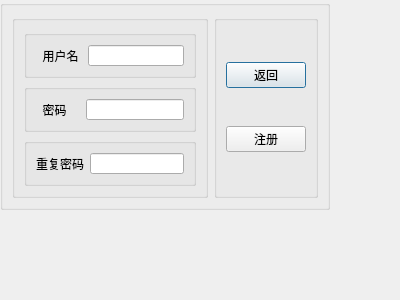
<?xml version="1.0" encoding="UTF-8"?>
<ui version="4.0">
 <class>setlog</class>
 <widget class="QDialog" name="setlog">
  <property name="geometry">
   <rect>
    <x>0</x>
    <y>0</y>
    <width>400</width>
    <height>300</height>
   </rect>
  </property>
  <property name="windowTitle">
   <string>注册</string>
  </property>
  <widget class="QGroupBox" name="groupBox_4">
   <property name="geometry">
    <rect>
     <x>0</x>
     <y>0</y>
     <width>330</width>
     <height>210</height>
    </rect>
   </property>
   <property name="title">
    <string/>
   </property>
   <layout class="QHBoxLayout" name="horizontalLayout_3">
    <item>
     <widget class="QGroupBox" name="groupBox_2">
      <property name="title">
       <string/>
      </property>
      <layout class="QVBoxLayout" name="verticalLayout">
       <item>
        <widget class="QGroupBox" name="groupBox">
         <property name="title">
          <string/>
         </property>
         <layout class="QHBoxLayout" name="horizontalLayout">
          <item>
           <widget class="QLabel" name="label">
            <property name="text">
             <string>  用户名 </string>
            </property>
           </widget>
          </item>
          <item>
           <widget class="QLineEdit" name="set_name"/>
          </item>
         </layout>
        </widget>
       </item>
       <item>
        <widget class="QGroupBox" name="set_password">
         <property name="title">
          <string/>
         </property>
         <layout class="QHBoxLayout" name="horizontalLayout_2">
          <item>
           <widget class="QLabel" name="label_2">
            <property name="text">
             <string>  密码    </string>
            </property>
           </widget>
          </item>
          <item>
           <widget class="QLineEdit" name="set_password2"/>
          </item>
         </layout>
        </widget>
       </item>
       <item>
        <widget class="QGroupBox" name="set_password_2">
         <property name="title">
          <string/>
         </property>
         <layout class="QHBoxLayout" name="horizontalLayout_4">
          <item>
           <widget class="QLabel" name="label_3">
            <property name="text">
             <string>重复密码</string>
            </property>
           </widget>
          </item>
          <item>
           <widget class="QLineEdit" name="set_password3"/>
          </item>
         </layout>
        </widget>
       </item>
      </layout>
     </widget>
    </item>
    <item>
     <widget class="QGroupBox" name="groupBox_3">
      <property name="title">
       <string/>
      </property>
      <layout class="QVBoxLayout" name="verticalLayout_2">
       <item>
        <widget class="QPushButton" name="pushButton_2">
         <property name="text">
          <string>返回</string>
         </property>
        </widget>
       </item>
       <item>
        <widget class="QPushButton" name="pushButton">
         <property name="text">
          <string>注册</string>
         </property>
        </widget>
       </item>
      </layout>
     </widget>
    </item>
   </layout>
  </widget>
 </widget>
 <resources/>
 <connections/>
</ui>
